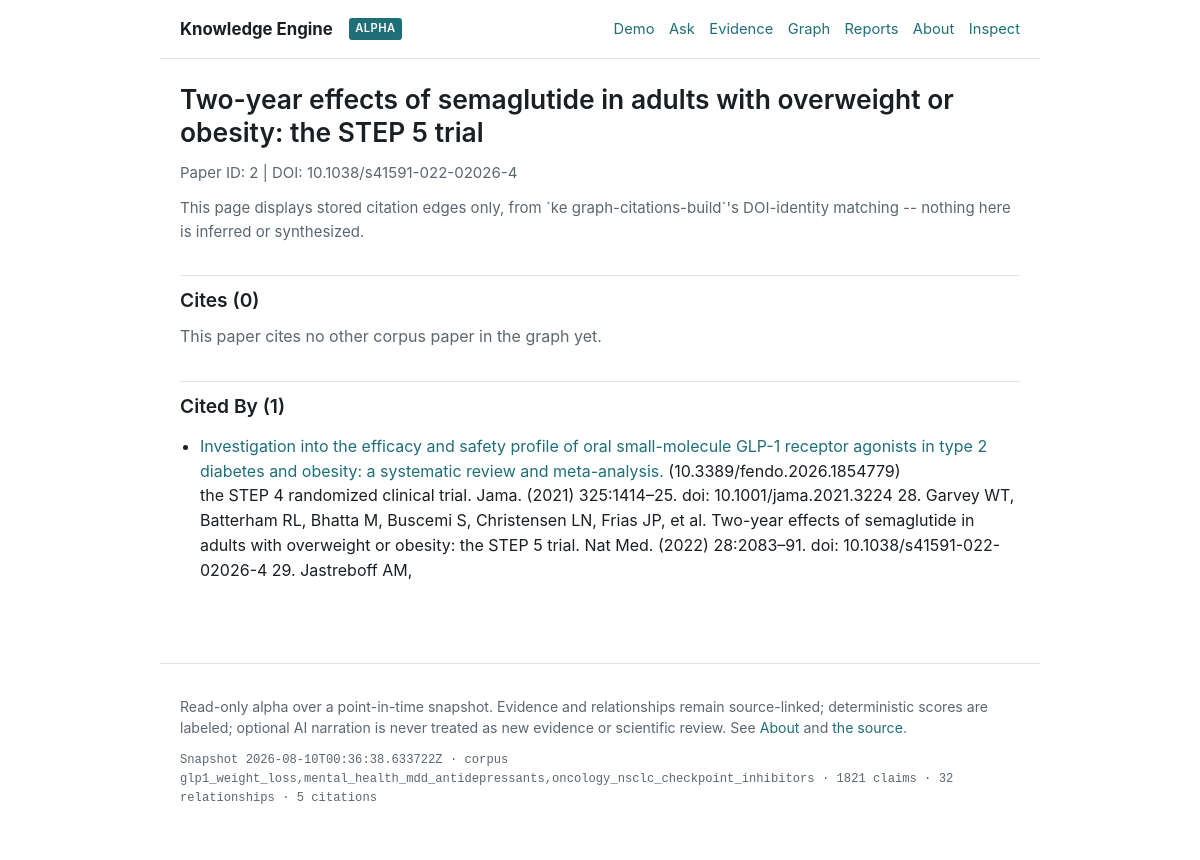
The page /papers/2 on the database its author committed.
### tables this page shows
CREATE TABLE papers (
	id INTEGER NOT NULL, 
	title VARCHAR(1024) NOT NULL, 
	doi VARCHAR(256), 
	abstract TEXT, 
	source_path TEXT NOT NULL, 
	content_hash VARCHAR(64) NOT NULL, 
	publication_year INTEGER, 
	journal_id INTEGER, 
	page_count INTEGER NOT NULL, 
	word_count INTEGER NOT NULL, 
	embedding_model VARCHAR(256), 
	embedding_id VARCHAR(512), 
	created_at DATETIME DEFAULT CURRENT_TIMESTAMP NOT NULL, 
	updated_at DATETIME DEFAULT CURRENT_TIMESTAMP NOT NULL, 
	PRIMARY KEY (id), 
	CONSTRAINT uq_papers_content_hash UNIQUE (content_hash), 
	UNIQUE (source_path), 
	FOREIGN KEY(journal_id) REFERENCES journals (id)
);

CREATE TABLE graph_citations (
	id INTEGER NOT NULL, 
	citing_paper_id INTEGER NOT NULL, 
	cited_paper_id INTEGER NOT NULL, 
	raw_citation_text TEXT NOT NULL, 
	created_at VARCHAR(32) NOT NULL, 
	PRIMARY KEY (id), 
	CONSTRAINT ck_graph_citations_no_self_citation CHECK (citing_paper_id != cited_paper_id), 
	CONSTRAINT uq_graph_citations_edge UNIQUE (citing_paper_id, cited_paper_id), 
	FOREIGN KEY(citing_paper_id) REFERENCES papers (id), 
	FOREIGN KEY(cited_paper_id) REFERENCES papers (id)
);

### knowledge_engine_web/main.py (the view)
@app.get("/papers/{paper_id}", response_class=HTMLResponse)
def paper_detail(request: Request, paper_id: int) -> HTMLResponse:
    detail = read_paper_detail(_engine(), paper_id)
    if detail is None:
        raise HTTPException(status_code=404, detail="No paper found with that database ID.")
    return templates.TemplateResponse(
        request=request, name="paper_detail.html", context={"paper": detail}
    )

### knowledge_engine_web/templates/paper_detail.html (shortened to what this page needs)
{% extends "base.html" %}
{% block content %}
<h1>{{ paper.title }}</h1>
<p class="disclaimer">
  Paper ID: {{ paper.id }} | DOI: {{ paper.doi if paper.doi else "n/a" }}
</p>
<p class="disclaimer">
  This page displays stored citation edges only, from `ke
  graph-citations-build`'s DOI-identity matching -- nothing here is
  inferred or synthesized.
</p>
<h2>Cites ({{ paper.cites | length }})</h2>
{% if paper.cites %}
<ul>
  {% for edge in paper.cites %}
  <li>
    <a href="/papers/{{ edge.paper_id }}">{{ edge.title }}</a>
    ({{ edge.doi if edge.doi else "n/a" }})<br />
    {{ edge.raw_citation_text }}
  </li>
  {% endfor %}
</ul>
{% else %}
<p class="empty-state">This paper cites no other corpus paper in the graph yet.</p>
{% endif %}
<h2>Cited By ({{ paper.cited_by | length }})</h2>
{% if paper.cited_by %}
<ul>
  {% for edge in paper.cited_by %}
  <li>
    <a href="/papers/{{ edge.paper_id }}">{{ edge.title }}</a>
    ({{ edge.doi if edge.doi else "n/a" }})<br />
    {{ edge.raw_citation_text }}
  </li>
  {% endfor %}
</ul>
{% else %}
<p class="empty-state">No other corpus paper cites this paper in the graph yet.</p>
{% endif %}
{% endblock %}

### rows shown on the page
papers: title "Two-year effects of semaglutide in adults with overweight or obesity: the STEP 5 trial", id "2", doi "10.1038/s41591-022-02026-4"
graph_citations: title "Investigation into the efficacy and safety profile of oral small-molecule GLP-1 receptor agonists in type 2 diabetes and obesity: a systematic review and meta-analysis.", doi "10.3389/fendo.2026.1854779", raw_citation_text "the STEP 4 randomized clinical trial. Jama. (2021) 325:1414–25. doi: 10.1001/jama.2021.3224 28. Garvey WT, Batterham RL, Bhatta M, Buscemi S, Christensen LN, Frias JP, et al. Two-year effects of semaglutide in adults with overweight or obesity: the STEP 5 trial. Nat Med. (2022) 28:2083–91. doi: 10.1038/s41591-022-02026-4 29. Jastreboff AM,"

### other values the page prints
{{ paper.cites | length }} "0"
{{ paper.cited_by | length }} "1"
{{ snapshot.metadata.generated_at }} "2026-08-10T00:36:38.633722Z"
{{ snapshot.metadata.corpus_id }} "glp1_weight_loss,mental_health_mdd_antidepressants,oncology_nsclc_checkpoint_inhibitors"
{{ snapshot.metadata.claims_count }} "1821"
{{ snapshot.metadata.relationships_count }} "32"
{{ snapshot.metadata.citations_count }} "5"
